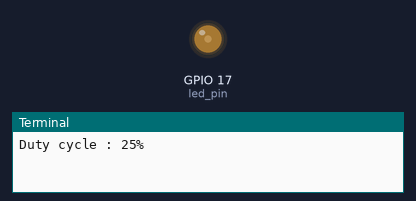
Bench run of a program on a simulated Raspberry Pi (BCM pin numbers). Parts: output pins drawn as LEDs (lit = HIGH), the last lines printed to the terminal. At 15.0 s the program stops and its outputs stay as they are.

Above: at 0.1 s.
At 5.1 s:
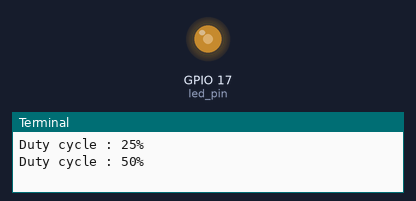
At 10.1 s:
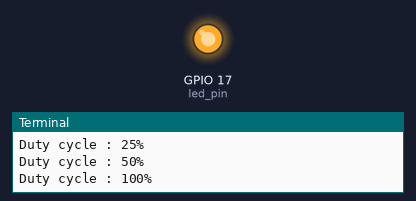
At 15.1 s:
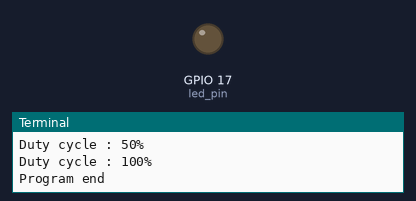
Timing chart, 0 to 16.5 s (numbered marks = the images above):
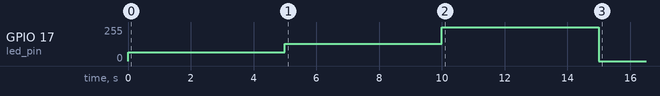

The program:

002_1_gpio_pwm1.py
```python
'''
PWM
GPIO17에 PWM 신호 출력
5초 단위로 듀티 사이클을 25%, 50%, 100%로 변경
'''
import RPi.GPIO as GPIO
import time

led_pin = 17

try:
    GPIO.setmode(GPIO.BCM)
    GPIO.setup(led_pin, GPIO.OUT)
    GPIO.output(led_pin, GPIO.LOW)  # LED를 켜기 위해 GPIO 핀을 LOW로 설정


    pwm = GPIO.PWM(led_pin, 100)  # 100Hz 주파수로 PWM 객체 생성
    pwm.start(0)  # PWM 신호를 0% 듀티 사이클로 시작

    print('Duty cycle : 25%')
    pwm.ChangeDutyCycle(25)  # 듀티 사이클을 25%로 변경
    time.sleep(5)  # 5초 동안 유지

    print('Duty cycle : 50%')
    pwm.ChangeDutyCycle(50)  # 듀티 사이클을 50%로 변경
    time.sleep(5)  # 5초 동안 유지

    print('Duty cycle : 100%')
    pwm.ChangeDutyCycle(100)  # 듀티 사이클을 100%로 변경
    time.sleep(5)  # 5초 동안 유지

    pwm.stop()  # PWM 신호 중지

except KeyboardInterrupt:
    print("Key interrupt")
except :
    pass
finally:
    pwm.stop()  # PWM 신호 중지
    del pwm             # PWM 객체 삭제 (객체삭제하지 않으면 프로그램 종료시 에러 발생)
    GPIO.cleanup()  # GPIO 핀 정리
print('Program end')
```

Measured:
- by itself, GPIO 17 (led_pin): 0/255 → 64/255 at 0.00 s, → 128/255 5.0 s later, → 255/255 5.0 s later, → 0/255 5.0 s later
